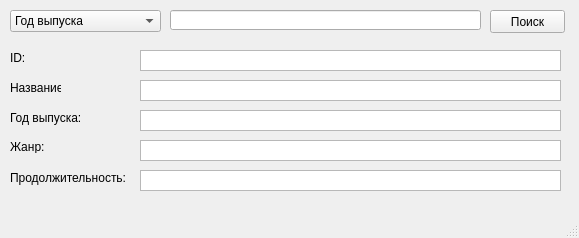
<?xml version="1.0" encoding="UTF-8"?>
<ui version="4.0">
 <class>MainWindow</class>
 <widget class="QMainWindow" name="MainWindow">
  <property name="geometry">
   <rect>
    <x>0</x>
    <y>0</y>
    <width>579</width>
    <height>238</height>
   </rect>
  </property>
  <property name="windowTitle">
   <string>MainWindow</string>
  </property>
  <widget class="QWidget" name="centralwidget">
   <widget class="QPushButton" name="btn_searching">
    <property name="geometry">
     <rect>
      <x>490</x>
      <y>10</y>
      <width>75</width>
      <height>23</height>
     </rect>
    </property>
    <property name="text">
     <string>Поиск</string>
    </property>
   </widget>
   <widget class="QLineEdit" name="le_input">
    <property name="geometry">
     <rect>
      <x>170</x>
      <y>10</y>
      <width>311</width>
      <height>20</height>
     </rect>
    </property>
   </widget>
   <widget class="QLabel" name="l_id">
    <property name="geometry">
     <rect>
      <x>10</x>
      <y>50</y>
      <width>21</width>
      <height>16</height>
     </rect>
    </property>
    <property name="text">
     <string>ID:</string>
    </property>
   </widget>
   <widget class="QLabel" name="l_title">
    <property name="geometry">
     <rect>
      <x>10</x>
      <y>80</y>
      <width>51</width>
      <height>16</height>
     </rect>
    </property>
    <property name="text">
     <string>Название: </string>
    </property>
   </widget>
   <widget class="QLabel" name="l_year">
    <property name="geometry">
     <rect>
      <x>10</x>
      <y>110</y>
      <width>71</width>
      <height>16</height>
     </rect>
    </property>
    <property name="text">
     <string>Год выпуска:</string>
    </property>
   </widget>
   <widget class="QLabel" name="l_genre">
    <property name="geometry">
     <rect>
      <x>10</x>
      <y>140</y>
      <width>47</width>
      <height>13</height>
     </rect>
    </property>
    <property name="text">
     <string>Жанр:</string>
    </property>
   </widget>
   <widget class="QLabel" name="l_duration">
    <property name="geometry">
     <rect>
      <x>10</x>
      <y>170</y>
      <width>121</width>
      <height>16</height>
     </rect>
    </property>
    <property name="text">
     <string>Продолжительность:</string>
    </property>
   </widget>
   <widget class="QComboBox" name="cb_whatsearch">
    <property name="geometry">
     <rect>
      <x>10</x>
      <y>10</y>
      <width>151</width>
      <height>22</height>
     </rect>
    </property>
    <property name="editable">
     <bool>false</bool>
    </property>
    <property name="currentText">
     <string>Год выпуска</string>
    </property>
    <property name="modelColumn">
     <number>0</number>
    </property>
    <item>
     <property name="text">
      <string>Год выпуска</string>
     </property>
    </item>
    <item>
     <property name="text">
      <string>Название</string>
     </property>
    </item>
    <item>
     <property name="text">
      <string>Продолжительность</string>
     </property>
    </item>
   </widget>
   <widget class="QListWidget" name="lw_id">
    <property name="geometry">
     <rect>
      <x>140</x>
      <y>50</y>
      <width>421</width>
      <height>21</height>
     </rect>
    </property>
   </widget>
   <widget class="QListWidget" name="lw_title">
    <property name="geometry">
     <rect>
      <x>140</x>
      <y>80</y>
      <width>421</width>
      <height>21</height>
     </rect>
    </property>
   </widget>
   <widget class="QListWidget" name="lw_genre">
    <property name="geometry">
     <rect>
      <x>140</x>
      <y>140</y>
      <width>421</width>
      <height>21</height>
     </rect>
    </property>
   </widget>
   <widget class="QListWidget" name="lw_year">
    <property name="geometry">
     <rect>
      <x>140</x>
      <y>110</y>
      <width>421</width>
      <height>21</height>
     </rect>
    </property>
   </widget>
   <widget class="QListWidget" name="lw_duration">
    <property name="geometry">
     <rect>
      <x>140</x>
      <y>170</y>
      <width>421</width>
      <height>21</height>
     </rect>
    </property>
   </widget>
  </widget>
  <widget class="QMenuBar" name="menubar">
   <property name="geometry">
    <rect>
     <x>0</x>
     <y>0</y>
     <width>579</width>
     <height>21</height>
    </rect>
   </property>
  </widget>
  <widget class="QStatusBar" name="statusbar"/>
 </widget>
 <resources/>
 <connections/>
</ui>
